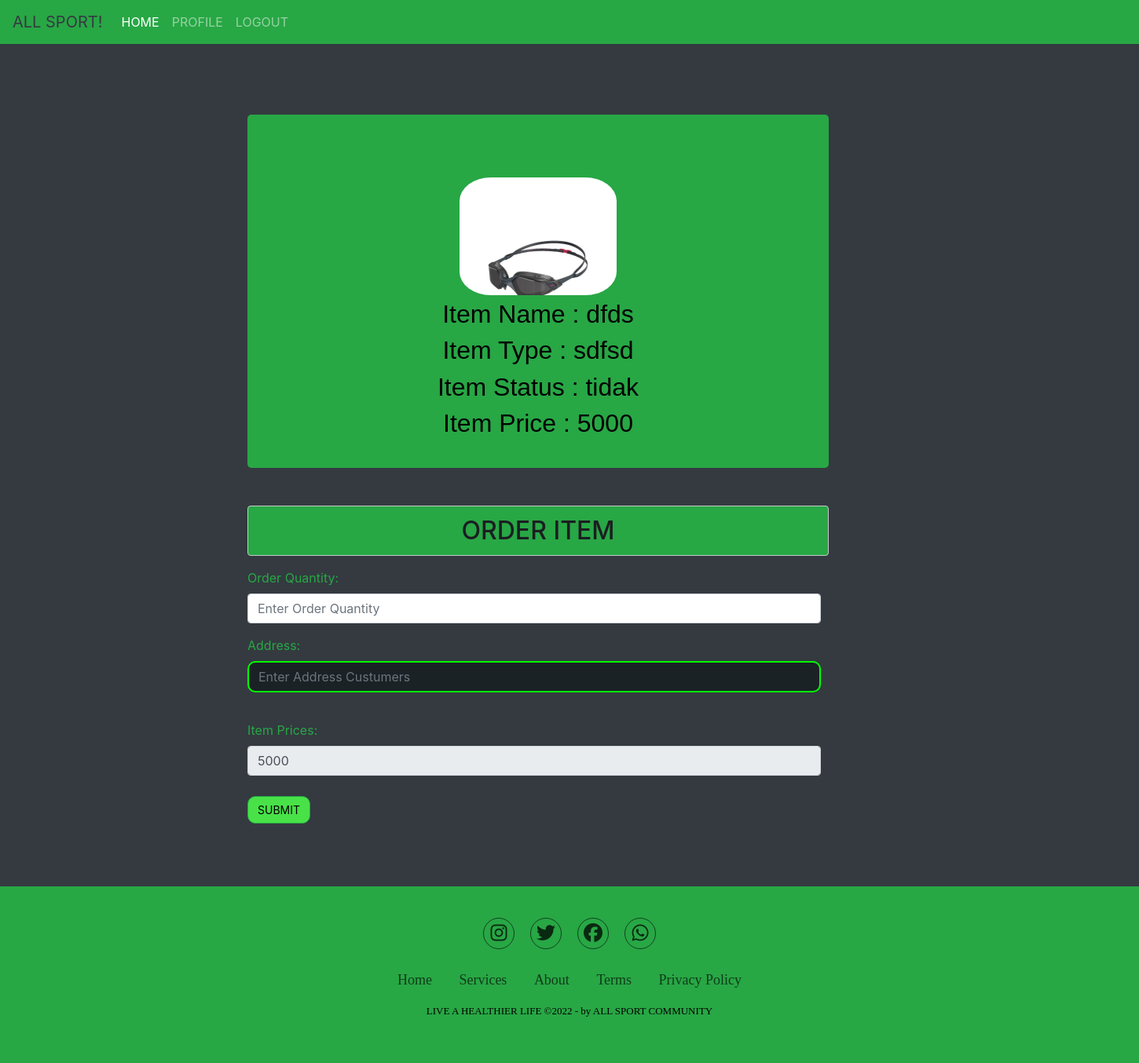
/create_pembeli.php?id_barang=140 (signed in), run on an earlier commit of the app's database.
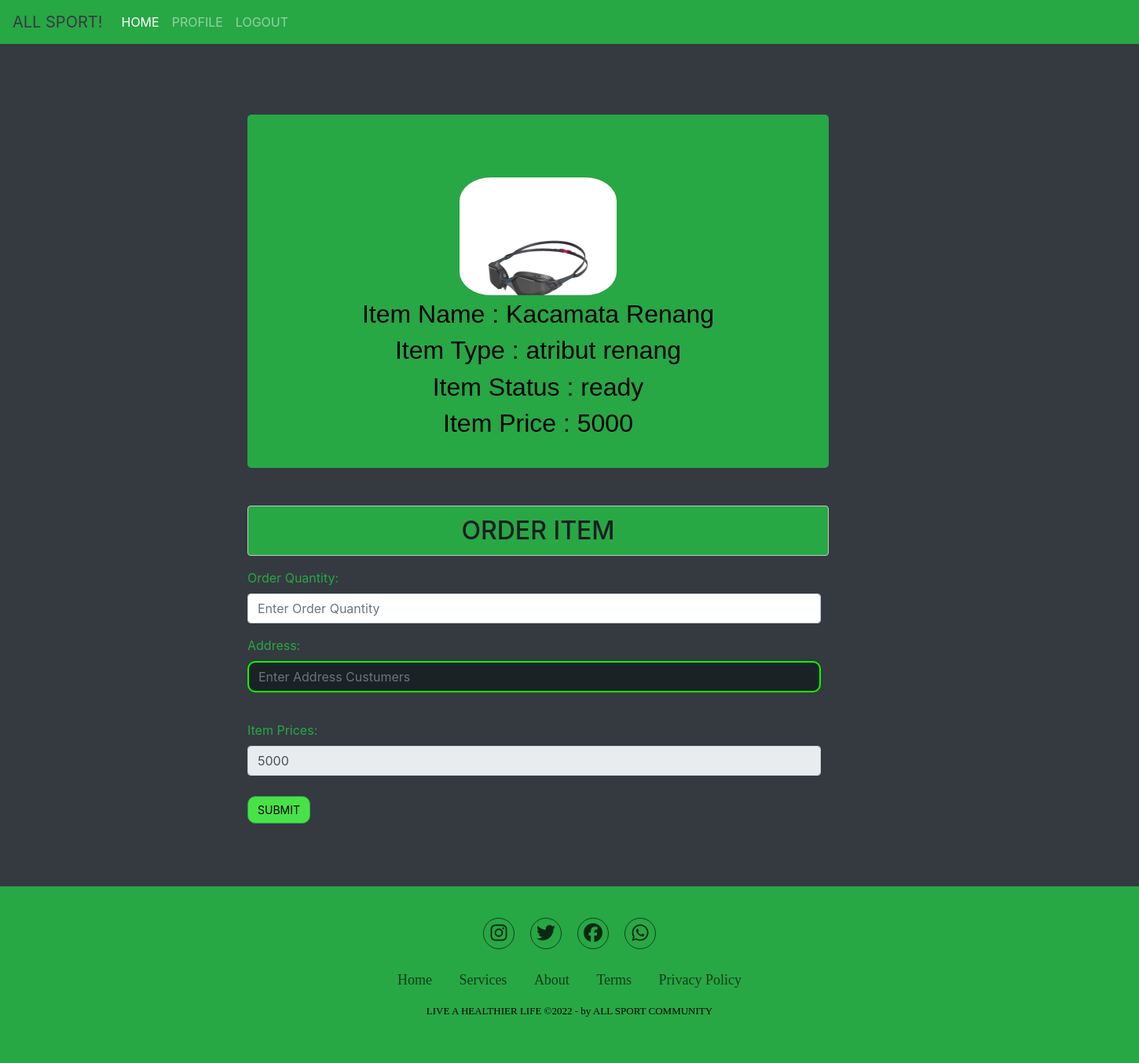
And on a later commit of the database.
### tables this page shows
CREATE TABLE `goods` (
  `id_barang` int(5) NOT NULL,
  `nama_barang` varchar(30) NOT NULL,
  `jenis_barang` varchar(30) NOT NULL,
  `stok_barang` int(5) NOT NULL,
  `status_barang` enum('ready','tidak') DEFAULT NULL,
  `harga_barang` int(20) NOT NULL,
  `gambar` varchar(100) NOT NULL,
  `tanggal` datetime NOT NULL
);

### create_pembeli.php (the view, shortened to what this page needs)
<?php
  include('koneksi.php');
  $id_barang = $_GET['id_barang'];
  $ambil = mysqli_query($koneksi, "SELECT * FROM goods where id_barang = '$id_barang'" );
?>
<!DOCTYPE html>
<html lang="en">
<head>
  <link rel="stylesheet" href="https://cdn.jsdelivr.net/npm/bootstrap@4.0.0/dist/css/bootstrap.min.css">
  <link rel="stylesheet" href="style.css">
  <link rel="stylesheet" href="forms1.css">
  <link rel="stylesheet" href="pembeli.css">
  <link rel="stylesheet" href="https://cdnjs.cloudflare.com/ajax/libs/font-awesome/6.2.0/css/all.min.css" />
  <link href="//netdna.bootstrapcdn.com/font-awesome/3.2.1/css/font-awesome.css" rel="stylesheet">
</head>
<body>
  <nav class="navbar navbar-expand-lg navbar-dark bg-success">
    <a class="navbar-brand text-dark" href="#">ALL SPORT!</a>
    <div class="collapse navbar-collapse" id="navbarSupportedContent">
      <ul class="navbar-nav mr-auto">
        <li class="nav-item active">
          <a class="nav-link" href="home_pembeli.php">HOME <span class="sr-only">(current)</span></a>
        </li>
        <li class="nav-item">
            <a class="nav-link" href="profile_pembeli.php">PROFILE</a>
          </li>
        <li class="nav-item">
          <a class="nav-link" href="logout.php">LOGOUT</a>
        </li>
      </ul>
    </div>
  </nav>
  <div class="container" style="margin: 90px 300px;">
        <?php if ( mysqli_num_rows($ambil) > 0 ) : ?>
          <?php while ($a = mysqli_fetch_array($ambil)): ?>
            <div class="container1">
                  <div class="profile1">
                  <img src="img/<?php echo $a['gambar']?>" width="100px" alt="" srcset="">
                  <h2 style = "font-family:'Poppins', sans-serif";>Item Name   : <?php echo $a['nama_barang']?></h2>
                  <h2 style = "font-family:'Poppins', sans-serif";>Item Type   : <?php echo $a['jenis_barang']?></h2>
                  <h2 style = "font-family:'Poppins', sans-serif";>Item Status : <?php echo $a['status_barang']?></h2>
                  <h2 style = "font-family:'Poppins', sans-serif";>Item Price  : <?php echo $a['harga_barang']?></h2>
                  </div>
        </div>
        <h2 class="alert alert-dark text-center mt-5 col-md-8" style="background-color: #28a745;">ORDER ITEM</h2>
        <form action="" method="POST" enctype="multipart/form-data">
            <div class="form-group">
                <div class="row">
                    <div class="col-md-8 text-success" >
                        <label for="jmlh_pesanan">Order Quantity:</label>
                        <input type="number" name="jmlh_pesanan" class="form-control" placeholder="Enter Order Quantity">
                    </div>
                </div>
            </div>
            <div class="form-group">
                <div class="row">
                    <div class="col-md-8 text-success">
                        <label for="alamt">Address:</label>
                        <input type="text" name="alamat" class="form-control" placeholder="Enter Address Custumers">
                    </div>
                </div>
            </div>
            <div class="form-group">
                <div class="row">
                    <div class="col-md-8 text-success">
                        <label for="harga_barang">Item Prices:</label>
                        <input type="number" name="harga_barang" value="<?= $a['harga_barang'] ?>" class="form-control" placeholder="Enter Item Prices" readonly>
                    </div>
                </div>
            </div>
            <button type="submit" name="submit"  class="btn btn-success">SUBMIT</button>
        </form>
        <?php endwhile; ?>
      <?php endif?>
   </div>
  <section class="footer" style="background-color: #28a745";>
    <div class="social">
      <a href="https://www.instagram.com/metanocrzrt_/"><i class="fab fa-instagram"></i></a>
      <a href="https://twitter.com/jokowi"><i class="fab fa-twitter"></i></a>
      <a href="https://id-id.facebook.com/Jokowi/"><i class="fab fa-facebook"></i></a>
      <a href="https://wa.me/6282150808102"> <i class="fab fa-whatsapp"></i> </a>
    </div>
    <ul class="list">
      <li>
        <a href="#">Home</a>
      </li>
      <li>
        <a href="#">Services</a>
      </li>
      <li>
        <a href="#">About</a>
      </li>
      <li>
        <a href="#">Terms</a>
      </li>
      <li>
        <a href="#">Privacy Policy</a>
      </li>
    </ul>
    <p class="copyright">
     LIVE A HEALTHIER LIFE &copy;2022 - by ALL SPORT COMMUNITY
    </p>
  </section>
</body>
</html>

What changed in the data, as far as the page shows it:
changed goods: nama_barang "dfds" → "Kacamata Renang"; jenis_barang "sdfsd" → "atribut renang"; status_barang "tidak" → "ready"
